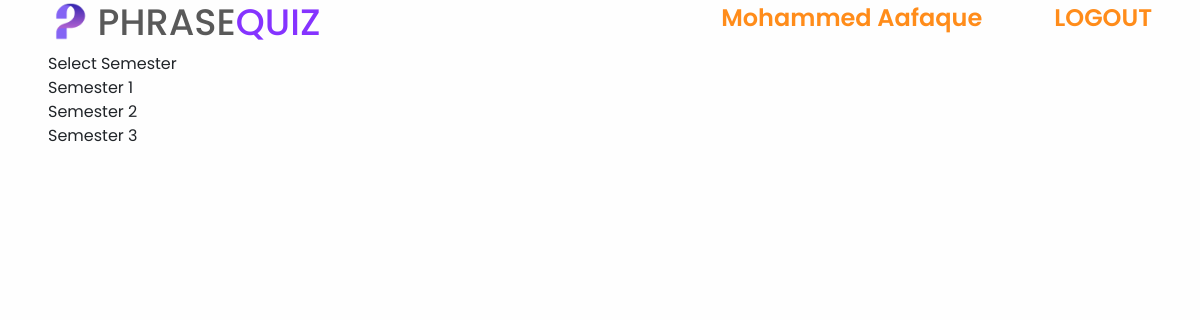
Before: /generate (signed in) with the older database file.
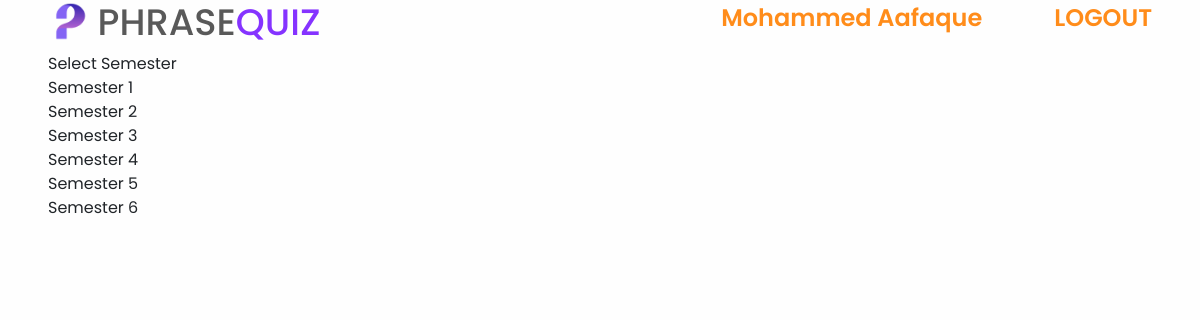
After: the same page with the newer database file.
### website/models.py (models this page shows)
class Semester(db.Model):
    id = db.Column(db.Integer, primary_key=True)
    sem = db.Column(db.String(50))
    user_id = db.Column(db.Integer, db.ForeignKey('user.id'))
    subs = db.relationship('Subject')

### website/views.py (the view)
@views.route('/generate')
@login_required
def generate():
    id = current_user.id
    sems = Semester.query.filter_by(user_id=id)
    return render_template("select_sem.html", user=current_user, sems=sems)

### website/__init__.py (called while the page is built)
def create_app():
    app = Flask(__name__)
    app.config['SECRET_KEY'] = 'AQP'
    app.config['SQLALCHEMY_DATABASE_URI'] = f'sqlite:///{DB_NAME}'
    db.init_app(app)
    login_manager = LoginManager()
    login_manager.login_view = 'auth.login'
    login_manager.init_app(app)
    @login_manager.user_loader
    def load_user(id):
        return User.query.get(int(id))
    from .views import views
    from .auth import auth
    app.register_blueprint(views, url_prefix='/')
    app.register_blueprint(auth, url_prefix='/')
    from .models import User, Semester
    create_database(app)
    login_manager = LoginManager()
    login_manager.login_view = 'auth.login'
    login_manager.init_app(app)
    @login_manager.user_loader
    def load_user(id):
        return User.query.get(int(id))
    return app

### website/templates/select_sem.html (shortened to what this page needs)
{% extends "base.html" %}  {% block content %}
<div>Select Semester</div>
{% for sem in sems %}
<div class="semList" onClick="displaySubs({{sem.id}})">{{sem.sem}}</div>
{% endfor %} {% endblock %}

Changed rows visible on the page:
added Semester: sem "Semester 4"
added Semester: sem "Semester 5"
added Semester: sem "Semester 6"
